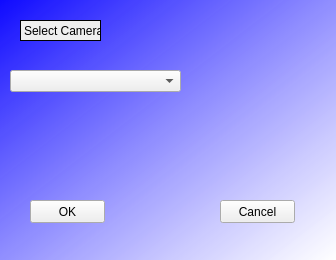
<?xml version="1.0" encoding="UTF-8"?>
<ui version="4.0">
 <class>Form</class>
 <widget class="QWidget" name="Form">
  <property name="geometry">
   <rect>
    <x>0</x>
    <y>0</y>
    <width>336</width>
    <height>260</height>
   </rect>
  </property>
  <property name="windowTitle">
   <string>Form</string>
  </property>
  <property name="styleSheet">
   <string notr="true">QWidget#Form{
	background-color: qlineargradient(spread:pad, x1:0, y1:0, x2:1, y2:1, stop:0 rgba(5, 0, 255, 0.8), stop:1 rgba(255, 255, 255, 255));
 
}</string>
  </property>
  <widget class="QLabel" name="label">
   <property name="geometry">
    <rect>
     <x>20</x>
     <y>20</y>
     <width>81</width>
     <height>21</height>
    </rect>
   </property>
   <property name="autoFillBackground">
    <bool>true</bool>
   </property>
   <property name="frameShape">
    <enum>QFrame::Box</enum>
   </property>
   <property name="text">
    <string>Select Camera</string>
   </property>
  </widget>
  <widget class="QComboBox" name="comboBox">
   <property name="geometry">
    <rect>
     <x>10</x>
     <y>70</y>
     <width>171</width>
     <height>22</height>
    </rect>
   </property>
  </widget>
  <widget class="QPushButton" name="pushButton">
   <property name="geometry">
    <rect>
     <x>30</x>
     <y>200</y>
     <width>75</width>
     <height>23</height>
    </rect>
   </property>
   <property name="text">
    <string>OK</string>
   </property>
  </widget>
  <widget class="QPushButton" name="pushButton_2">
   <property name="geometry">
    <rect>
     <x>220</x>
     <y>200</y>
     <width>75</width>
     <height>23</height>
    </rect>
   </property>
   <property name="text">
    <string>Cancel</string>
   </property>
  </widget>
 </widget>
 <resources/>
 <connections/>
</ui>
